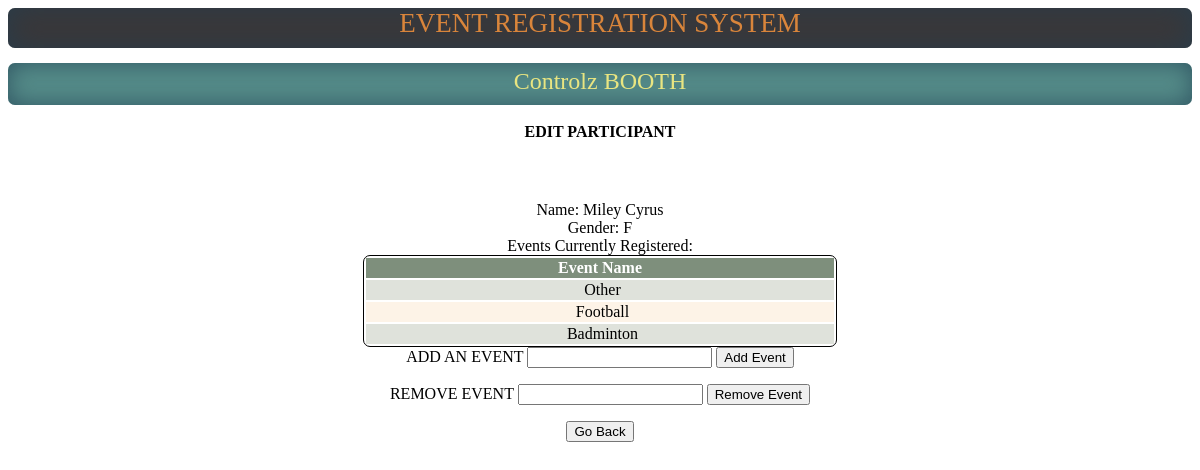
/regsoft/controlz/edit/2/, run on the app's committed database.
### registration/models.py (models this page shows, shortened)
class Participant(models.Model):
	GENDERS = (
		('M', 'Male'),
		('F', 'Female'),
	)
	name = models.CharField(max_length=200)
	gender = models.CharField(max_length=10, choices=GENDERS)
	phone = models.BigIntegerField()
	email_id = models.EmailField(blank=True)
	events = models.ManyToManyField('events.EventNew', blank = True)
	sport_leader = models.CharField(max_length=200, blank = True, null=True)
	gleader = models.ForeignKey(User,blank=True,null=True)
	firewallz = models.NullBooleanField('passed firewallz', null=True,blank=True)
	fid = models.NullBooleanField('passed inner booth',blank=True, null=True)
	acco=models.NullBooleanField('passed recnacc', null=True,blank=True)
	controlzpay=models.NullBooleanField('passed controlz', null=True,blank=True)
	room = models.ForeignKey('regsoft.Room',null=True,blank = True) # - will add later when working on reg soft
	coach=models.BooleanField(default=False)
	barcode = models.CharField(max_length=100,null=True,blank=True)  #ignore this test chutiyap
	confirmation = models.BooleanField(default=False)
	bill_id=models.IntegerField( null = True, default= None, blank=False)

### events/models.py (models this page shows, shortened)
class EventNew(models.Model):
    name = models.CharField(max_length=100,unique=True)
    content = RichTextField()
    description = models.CharField(blank=True,max_length=140)
    icon = models.ImageField(blank=True, upload_to="icons")
    date = models.CharField(max_length=100, default='TBA')
    time = models.CharField(max_length=100, default='TBA')
    venue = models.CharField(max_length=100, default='TBA')
    endtime = models.CharField(max_length=100, default='TBA')
    max_limit = models.IntegerField(default=11)
    min_limit = models.IntegerField(default=2)
    class Meta:
        verbose_name_plural = 'events'

### regsoft/views.py (the view, shortened to what this page needs)
# urls.py: url(r'^controlz/edit/(?P<participant_id>\d+)/$',controlz_edit_participant,name='editing individual participants for controlz'),
@csrf_exempt
def controlz_edit_participant(request,participant_id):
	try:
		participant=Participant.objects.get(id=int(participant_id))
		message = ''
	except:
		return HttpResponse('try again')
	p = participant
	event_list = EventNew.objects.all()
	participant_event_list = participant.events.all()
	event_add_list = [x for x in event_list if x not in participant_event_list]
	participant_event_list = participant.events.all()
	event_add_list = [x for x in event_list if x not in participant_event_list]
	gl_id = participant.gleader.id
	encoded = encode_glid(gl_id)
	context = RequestContext(request)
	context_dict = {'event_add_list':event_add_list,'participant':participant,'message':message, 'encoded':encoded,'gl_id':gl_id,'participant_event_list':participant_event_list}
	return render_to_response('controlz_edit.html', context_dict, context)

### regsoft/views.py (called while the page is built)
def encode_glid(gl_id):
	gl_ida = '0'*(4-len(str(gl_id)))+str(gl_id)
	mixed = string.ascii_uppercase + string.ascii_lowercase
	count = 51
	encoded = ''
	for x in gl_ida:
		encoded = encoded + x
		encoded = encoded + mixed[randint(0,51)]
	return encoded

### regsoft/templates/controlz_edit.html (shortened to what this page needs)
<html>
<head>
</head>
<body>
<div style = "background-color: #3B3738; color: #D9853B; height:40px;font-size: 27px; text-align: center; width: 100%; margin: auto;box-shadow: 0px 0px 30px rgba(33,62,83,0.7)  inset;left:0;top:0; border-radius: 7px;font-family:agency fb;">EVENT REGISTRATION SYSTEM</div>
<div style = "background: #558C89; color: #E9E581;height:37px;font-size: 24px; text-align: center; width: 100%; padding-top:5px;margin: auto; margin-top: 15px; box-shadow: 0px 0px 25px rgba(33,62,83,0.7) inset; border-radius: 7px;font-family:agency fb;">Controlz BOOTH</div><br>
<center>
<strong> EDIT PARTICIPANT </STRONG>
<div class= "tim">
Name: {{participant.name}} <br>
Gender: {{participant.gender}}<br>
Events Currently Registered: <br>
 <table>
        <tr>
            <th>Event Name</th>
        </tr>
        {% for x in participant_event_list %}
            <tr><td>{{x.name}}</td>
            </tr>
        {% endfor %}
    </table>
<form method="POST" action="http://www.bits-bosm.org/2015/regsoft/controlz/edit/{{participant.id}}/">
ADD AN EVENT
<input type=select list=eventsadd  name='eventselected' required>
<input type="submit" value="Add Event"/>
</form>
<form method="POST" action="http://www.bits-bosm.org/2015/regsoft/controlz/edit/{{participant.id}}/">
REMOVE EVENT
<input type=select list=eventsremove name='eventselected' required>
<input type="submit" value="Remove Event"/>
</form>
<form method="POST" action="http://www.bits-bosm.org/2015/regsoft/controlz/receipt/">
<input type="submit" value="Go Back"/>
</form>
</center>
</body>
</html>

### regsoft/templates/controlz_edit.html (style rules this page uses)
.tim { text-align:center; margin-left:30%; margin-right:30%; margin-top:60px; }
table { font-family: agency fb; text-align: center; border:1px solid black; font-size:1em; border-radius: 7px; }
th { width: 12%; color:white; background:#7E8F7C; }
td { padding-left: 25px; padding-right: 20px; }
tr:nth-child(even) { background: #DFE2DB; }
tr:nth-child(odd) { background: #FDF3E7; }

### data on the page
Participant: name "Miley Cyrus", gender "F"
EventNew: name "Other"
EventNew: name "Football"
EventNew: name "Badminton"
